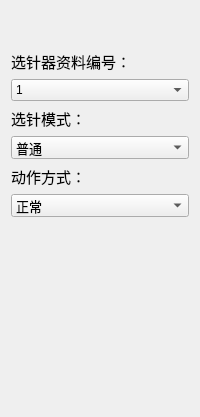
              <widget class="QWidget" name="selection">
               <layout class="QVBoxLayout" name="verticalLayout_7">
                <property name="topMargin">
                 <number>50</number>
                </property>
                <property name="bottomMargin">
                 <number>200</number>
                </property>
                <item>
                 <widget class="QLabel" name="label_31">
                  <property name="font">
                   <font>
                    <family>MS Shell Dlg 2</family>
                    <pointsize>11</pointsize>
                    <weight>50</weight>
                    <bold>false</bold>
                   </font>
                  </property>
                  <property name="text">
                   <string>选针器资料编号：</string>
                  </property>
                 </widget>
                </item>
                <item>
                 <widget class="QComboBox" name="m_needleNum">
                  <item>
                   <property name="text">
                    <string>1</string>
                   </property>
                  </item>
                  <item>
                   <property name="text">
                    <string>2</string>
                   </property>
                  </item>
                  <item>
                   <property name="text">
                    <string>3</string>
                   </property>
                  </item>
                  <item>
                   <property name="text">
                    <string>4</string>
                   </property>
                  </item>
                  <item>
                   <property name="text">
                    <string>5</string>
                   </property>
                  </item>
                  <item>
                   <property name="text">
                    <string>6</string>
                   </property>
                  </item>
                  <item>
                   <property name="text">
                    <string>7</string>
                   </property>
                  </item>
                  <item>
                   <property name="text">
                    <string>8</string>
                   </property>
                  </item>
                  <item>
                   <property name="text">
                    <string>9</string>
                   </property>
                  </item>
                  <item>
                   <property name="text">
                    <string>10</string>
                   </property>
                  </item>
                  <item>
                   <property name="text">
                    <string>11</string>
                   </property>
                  </item>
                  <item>
                   <property name="text">
                    <string>12</string>
                   </property>
                  </item>
                  <item>
                   <property name="text">
                    <string>13</string>
                   </property>
                  </item>
                  <item>
                   <property name="text">
                    <string>14</string>
                   </property>
                  </item>
                  <item>
                   <property name="text">
                    <string>15</string>
                   </property>
                  </item>
                  <item>
                   <property name="text">
                    <string>16</string>
                   </property>
                  </item>
                  <item>
                   <property name="text">
                    <string>17</string>
                   </property>
                  </item>
                  <item>
                   <property name="text">
                    <string>18</string>
                   </property>
                  </item>
                  <item>
                   <property name="text">
                    <string>19</string>
                   </property>
                  </item>
                  <item>
                   <property name="text">
                    <string>20</string>
                   </property>
                  </item>
                  <item>
                   <property name="text">
                    <string>21</string>
                   </property>
                  </item>
                  <item>
                   <property name="text">
                    <string>22</string>
                   </property>
                  </item>
                  <item>
                   <property name="text">
                    <string>23</string>
                   </property>
                  </item>
                  <item>
                   <property name="text">
                    <string>24</string>
                   </property>
                  </item>
                  <item>
                   <property name="text">
                    <string>25</string>
                   </property>
                  </item>
                  <item>
                   <property name="text">
                    <string>26</string>
                   </property>
                  </item>
                  <item>
                   <property name="text">
                    <string>27</string>
                   </property>
                  </item>
                  <item>
                   <property name="text">
                    <string>28</string>
                   </property>
                  </item>
                  <item>
                   <property name="text">
                    <string>29</string>
                   </property>
                  </item>
                  <item>
                   <property name="text">
                    <string>30</string>
                   </property>
                  </item>
                  <item>
                   <property name="text">
                    <string>31</string>
                   </property>
                  </item>
                  <item>
                   <property name="text">
                    <string>32</string>
                   </property>
                  </item>
                  <item>
                   <property name="text">
                    <string>33</string>
                   </property>
                  </item>
                  <item>
                   <property name="text">
                    <string>34</string>
                   </property>
                  </item>
                  <item>
                   <property name="text">
                    <string>35</string>
                   </property>
                  </item>
                  <item>
                   <property name="text">
                    <string>36</string>
                   </property>
                  </item>
                  <item>
                   <property name="text">
                    <string>37</string>
                   </property>
                  </item>
                  <item>
                   <property name="text">
                    <string>38</string>
                   </property>
                  </item>
                  <item>
                   <property name="text">
                    <string>39</string>
                   </property>
                  </item>
                  <item>
                   <property name="text">
                    <string>40</string>
                   </property>
                  </item>
                  <item>
                   <property name="text">
                    <string>41</string>
                   </property>
                  </item>
                  <item>
                   <property name="text">
                    <string>42</string>
                   </property>
                  </item>
                  <item>
                   <property name="text">
                    <string>43</string>
                   </property>
                  </item>
                  <item>
                   <property name="text">
                    <string>44</string>
                   </property>
                  </item>
                  <item>
                   <property name="text">
                    <string>45</string>
                   </property>
                  </item>
                  <item>
                   <property name="text">
                    <string>46</string>
                   </property>
                  </item>
                  <item>
                   <property name="text">
                    <string>47</string>
                   </property>
                  </item>
                  <item>
                   <property name="text">
                    <string>48</string>
                   </property>
                  </item>
                  <item>
                   <property name="text">
                    <string>49</string>
                   </property>
                  </item>
                  <item>
                   <property name="text">
                    <string>50</string>
                   </property>
                  </item>
                 </widget>
                </item>
                <item>
                 <widget class="QLabel" name="label_29">
                  <property name="font">
                   <font>
                    <family>MS Shell Dlg 2</family>
                    <pointsize>11</pointsize>
                    <weight>50</weight>
                    <bold>false</bold>
                   </font>
                  </property>
                  <property name="text">
                   <string>选针模式：</string>
                  </property>
                 </widget>
                </item>
                <item>
                 <widget class="QComboBox" name="m_state_4">
                  <property name="minimumSize">
                   <size>
                    <width>100</width>
                    <height>0</height>
                   </size>
                  </property>
                  <property name="maximumSize">
                   <size>
                    <width>16777215</width>
                    <height>16777215</height>
                   </size>
                  </property>
                  <property name="font">
                   <font>
                    <pointsize>10</pointsize>
                   </font>
                  </property>
                  <item>
                   <property name="text">
                    <string>普通</string>
                   </property>
                  </item>
                  <item>
                   <property name="text">
                    <string>高</string>
                   </property>
                  </item>
                  <item>
                   <property name="text">
                    <string>低</string>
                   </property>
                  </item>
                  <item>
                   <property name="text">
                    <string>Spain</string>
                   </property>
                  </item>
                 </widget>
                </item>
                <item>
                 <widget class="QLabel" name="label_30">
                  <property name="font">
                   <font>
                    <family>MS Shell Dlg 2</family>
                    <pointsize>11</pointsize>
                    <weight>50</weight>
                    <bold>false</bold>
                   </font>
                  </property>
                  <property name="text">
                   <string>动作方式：</string>
                  </property>
                 </widget>
                </item>
                <item>
                 <widget class="QComboBox" name="m_state_5">
                  <property name="minimumSize">
                   <size>
                    <width>100</width>
                    <height>0</height>
                   </size>
                  </property>
                  <property name="maximumSize">
                   <size>
                    <width>16777215</width>
                    <height>16777215</height>
                   </size>
                  </property>
                  <property name="font">
                   <font>
                    <pointsize>10</pointsize>
                   </font>
                  </property>
                  <item>
                   <property name="text">
                    <string>正常</string>
                   </property>
                  </item>
                  <item>
                   <property name="text">
                    <string>辅助</string>
                   </property>
                  </item>
                 </widget>
                </item>
               </layout>
              </widget>
